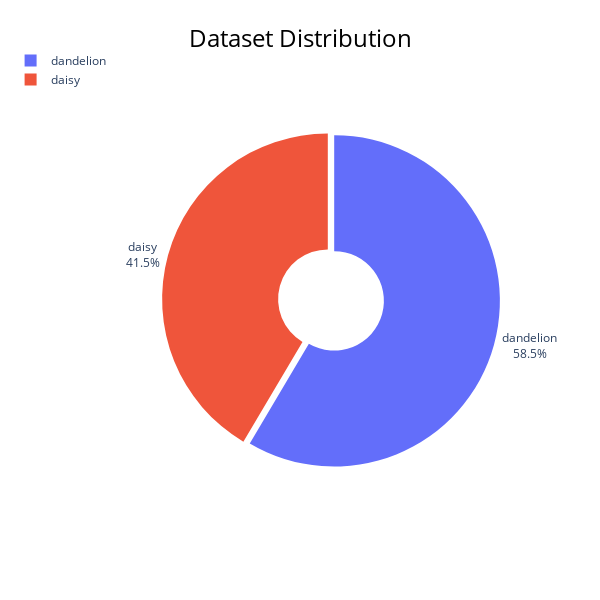

Notebook cell for this chart:
### Code cell
# interactive pieplot
fig = plot_class_distribution(
    label_counts,
    class_names=trainset.classes,
    title="Dataset Distribution",
    paper_bgcolor="rgba(255255,255,.1)",
    plot_bgcolor="rgba(0,0,0,0)",
    t=10,b=10,l=10,r=100,
    height=600,width=600,
    legend_x_anchor="center",
    legend_y_anchor="middle",
    legend_orientation = "v",
    legend_x = -.3,
    legend_y = 1
)
fig.show()

### Figure 1 — Plotly figure (JSON) as saved in the notebook; plotly's stock layout.template omitted (floating-point values rounded to 4 significant figures)
{"data": [{"hole": 0.3, "hoverinfo": "text", "hovertext": ["daisy<br>Count: 529<br>Percentage: 41.5%", "dandelion<br>Count: 746<br>Percentage: 58.5%"], "labels": ["daisy", "dandelion"], "pull": [0.02, 0.02], "textfont": {"size": 12}, "textinfo": "label+percent", "textposition": "outside", "type": "pie", "values": [529, 746]}], "layout": {"height": 600, "legend": {"orientation": "v", "x": -0.3, "xanchor": "center", "y": 1, "yanchor": "middle"}, "margin": {"b": 10, "l": 10, "r": 100, "t": 10}, "paper_bgcolor": "rgba(255255,255,.1)", "plot_bgcolor": "rgba(0,0,0,0)", "showlegend": true, "title": {"font": {"color": "#000000", "size": 24}, "text": "Dataset Distribution", "x": 0.5, "xanchor": "center", "y": 0.95}, "width": 600}}
